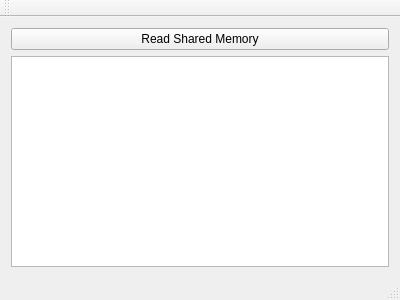
<?xml version="1.0" encoding="UTF-8"?>
<ui version="4.0">
 <class>MainWindow</class>
 <widget class="QMainWindow" name="MainWindow">
  <property name="geometry">
   <rect>
    <x>0</x>
    <y>0</y>
    <width>400</width>
    <height>300</height>
   </rect>
  </property>
  <property name="windowTitle">
   <string>Client</string>
  </property>
  <widget class="QWidget" name="centralWidget">
   <layout class="QVBoxLayout" name="verticalLayout_2">
    <item>
     <layout class="QVBoxLayout" name="verticalLayout">
      <item>
       <widget class="QPushButton" name="buRead">
        <property name="text">
         <string>Read Shared Memory</string>
        </property>
       </widget>
      </item>
      <item>
       <widget class="QPlainTextEdit" name="leOutput">
        <property name="readOnly">
         <bool>true</bool>
        </property>
       </widget>
      </item>
     </layout>
    </item>
   </layout>
  </widget>
  <widget class="QMenuBar" name="menuBar">
   <property name="geometry">
    <rect>
     <x>0</x>
     <y>0</y>
     <width>400</width>
     <height>21</height>
    </rect>
   </property>
  </widget>
  <widget class="QToolBar" name="mainToolBar">
   <attribute name="toolBarArea">
    <enum>TopToolBarArea</enum>
   </attribute>
   <attribute name="toolBarBreak">
    <bool>false</bool>
   </attribute>
  </widget>
  <widget class="QStatusBar" name="statusBar"/>
 </widget>
 <layoutdefault spacing="6" margin="11"/>
 <resources/>
 <connections/>
</ui>
